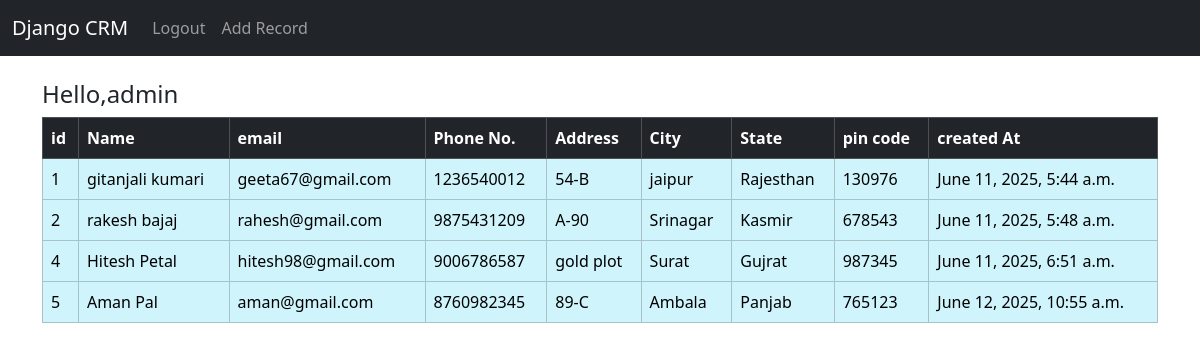
Before: / (signed in) with the older database file.
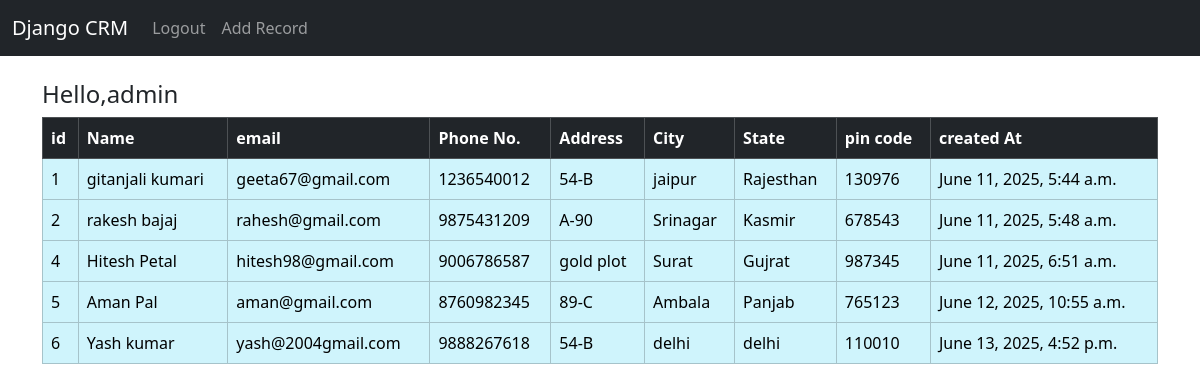
After: the same page with the newer database file.
### website/models.py (models this page shows, shortened)
class Record(models.Model):
    created_at = models.DateTimeField(auto_now_add=True)
    first_name = models.CharField(max_length=50)
    last_name =  models.CharField(max_length=50)
    email = models.CharField(max_length=100)
    phone = models.CharField(max_length=10)
    address = models.CharField(max_length=100)
    city = models.CharField(max_length=25)
    state = models.CharField(max_length=30)
    pincode = models.CharField(max_length=6)

### website/views.py (the view)
# urls.py: 2. Add a URL to urlpatterns:  path('', views.home, name='home')
def home(request):
    records = Record.objects.all()
    if request.method=="POST":
        username = request.POST['username']
        password = request.POST['password']
        user = authenticate(request,username=username,password=password)
        if user is not None:
            login(request,user)
            messages.success(request,"Loged in successfully !!")
            return redirect('home')
        else:
            messages.error(request,"Username or password may be incorrect...Try Again")
            return redirect('home')
    else:
        return render(request,'website/home.html',{'records':records})

### website/templates/website/home.html (shortened to what this page needs)
{% extends "website/base.html" %}
{% block content %}
{% if   user.is_authenticated %}
<h4>Hello,{{user.username}} </h4>
<table class="table  table-hover table-info table-bordered">
  <thead class="table-dark">
    <tr>
      <th scope="col">id</th>
      <th scope="col">Name</th>
      <th scope="col">email</th>
      <th scope="col">Phone No.</th>
      <th scope="col">Address</th>
      <th scope="col">City</th>
      <th scope="col">State</th>
      <th scope="col">pin code</th>
      <th scope="col">created At</th>
    </tr>
  </thead>
  <tbody>
      {% if records %}
      {% for record in records %}
      <tr onclick="window.location.href='{% url 'record' record.id %}'" style="cursor:pointer;">
      <td> {{record.id}}</td>
      <td>{{record.first_name}} {{record.last_name}}</td>
      <td>{{record.email}}</td>
      <td>{{record.phone}}</td>
      <td>{{record.address}}</td>
      <td>{{record.city}}</td>
      <td>{{record.state}}</td>
      <td>{{record.pincode}}</td>
      <td>{{record.created_at}}</td>
      </tr>
      {% endfor %}
      {% else %}
        <tr><td colspan="9">No records found.</td></tr>
      {% endif %}
  </tbody>
</table>
{% endif %}
{% endblock %}

Changed rows visible on the page:
added Record: id "6", first_name "Yash", last_name "kumar", email "yash@2004gmail.com", phone "9888267618", address "54-B", city "delhi", state "delhi", pincode "110010", created_at "June 13, 2025, 4:52 p.m."
